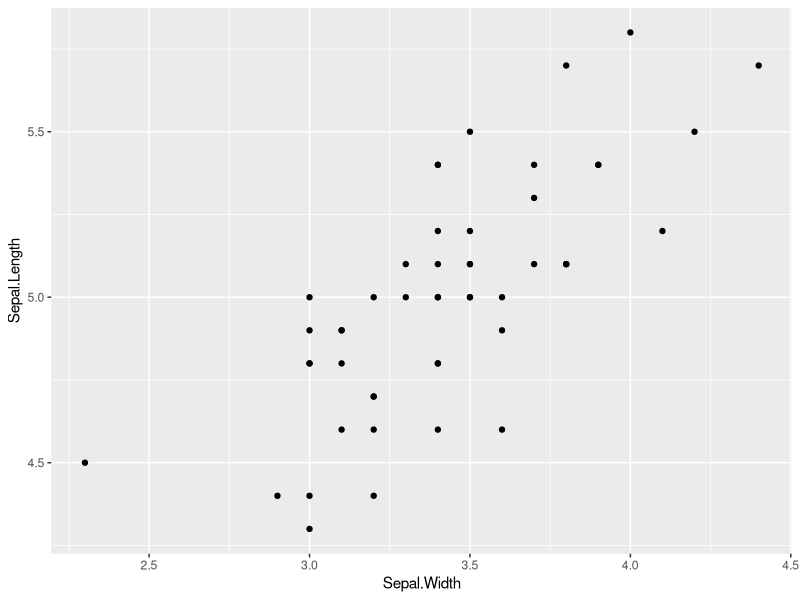

R code for this plot:
library(tidyverse)



#subset dataset
iris_setosa <- iris %>%
  filter(Species == 'setosa')

ggplot(data=iris_setosa, mapping = aes(x= Sepal.Width, y= Sepal.Length))+
  geom_point()

m1 <- lm(data = iris_setosa,
   formula = Sepal.Length ~ 1 + Sepal.Width)


summary(m1)
